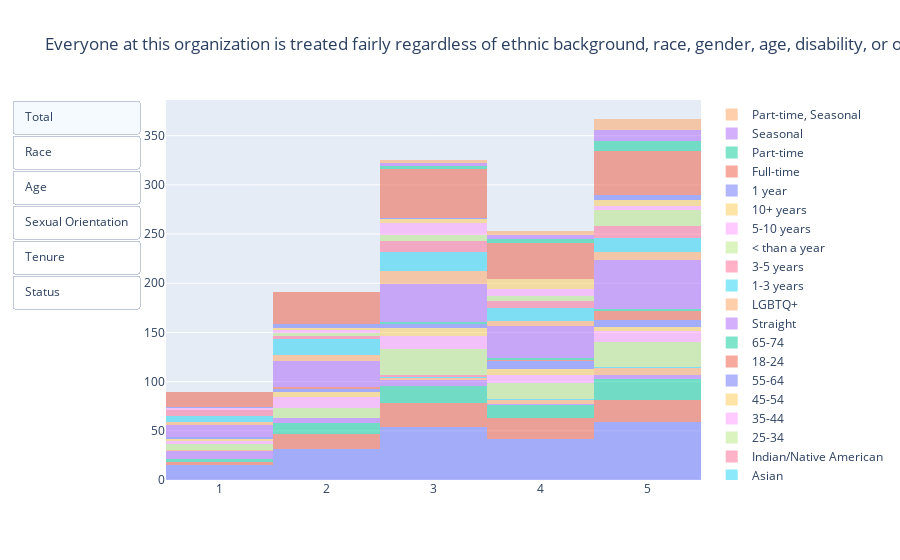

Write notebook code for a chart like this one.
### Markdown cell above
### Everyone at this organization is treated fairly regardless of ethnic background, race, gender, age, disability, or other differences not related to job performance.

### Code cell
#defining list_updatemenus
list_updatemenus = [{'label': 'Total',
                     'method': 'update',
                     'args': [{'visible': [True, False, False, False, False, False, False, False, False, False, False, False, False, False, False, False, False, False, False, False, False, False, False, False, False]}, {'title': 'Everyone at this organization is treated fairly regardless of ethnic background, race, gender, age, disability, or other differences not related to job performance.'}]},
                    {'label': 'Race',
                     'method': 'update',
                     'args': [{'visible': [False, True, True, True, True, True, True, False, False, False, False, False, False, False, False, False, False, False, False, False, False, False, False, False, False]}, {'title': 'Everyone at this organization is treated fairly regardless of ethnic background, race, gender, age, disability, or other differences not related to job performance.'}]},
                    {'label': 'Age',
                     'method': 'update',
                     'args': [{'visible': [False, False, False, False, False, False, False, True, True, True, True, True, True, False, False, False, False, False, False, False, False, False, False, False, False]}, {'title': 'Everyone at this organization is treated fairly regardless of ethnic background, race, gender, age, disability, or other differences not related to job performance.'}]},
                    {'label': 'Sexual Orientation',
                     'method': 'update',
                     'args': [{'visible': [False, False, False, False, False, False, False, False, False, False, False, False, False, True, True, False, False, False, False, False, False, False, False, False, False]}, {'title': 'Everyone at this organization is treated fairly regardless of ethnic background, race, gender, age, disability, or other differences not related to job performance.'}]},
                   {'label': 'Tenure',
                     'method': 'update',
                     'args': [{'visible': [False, False, False, False, False, False, False, False, False, False, False, False, False, False, False, True, True, True, True, True, True, False, False, False, False]}, {'title': 'Everyone at this organization is treated fairly regardless of ethnic background, race, gender, age, disability, or other differences not related to job performance.  '}]},
                   {'label': 'Status',
                     'method': 'update',
                     'args': [{'visible': [False, False, False, False, False, False, False, False, False, False, False, False, False, False, False, False, False, False, False, False, False, True, True, True, True]}, {'title': 'Everyone at this organization is treated fairly regardless of ethnic background, race, gender, age, disability, or other differences not related to job performance.  '}]}
                   ]
#defining graph objects
x_total = dei["Everyone at this organization is treated fairly regardless of ethnic background, race, gender, age, disability, or other differences not related to job performance.  "]
x_white = dei[dei['What is your race? ']=="White"]["Everyone at this organization is treated fairly regardless of ethnic background, race, gender, age, disability, or other differences not related to job performance.  "]
x_latinx = dei[dei['What is your race? ']=="Latino/Hispanic"]["Everyone at this organization is treated fairly regardless of ethnic background, race, gender, age, disability, or other differences not related to job performance.  "]
x_black = dei[dei['What is your race? ']=="Black/ African American"]["Everyone at this organization is treated fairly regardless of ethnic background, race, gender, age, disability, or other differences not related to job performance.  "]
x_two_plus = dei[dei['What is your race? ']=="Two or more Races"]["Everyone at this organization is treated fairly regardless of ethnic background, race, gender, age, disability, or other differences not related to job performance.  "]
x_asian = dei[dei['What is your race? ']=="Asian"]["Everyone at this organization is treated fairly regardless of ethnic background, race, gender, age, disability, or other differences not related to job performance.  "]
x_first_peoples = dei[dei['What is your race? ']=="Indian/ Native American"]["Everyone at this organization is treated fairly regardless of ethnic background, race, gender, age, disability, or other differences not related to job performance.  "]
x_age1 = dei[dei["What is your age?"]=="25-34"]["Everyone at this organization is treated fairly regardless of ethnic background, race, gender, age, disability, or other differences not related to job performance.  "]
x_age2 = dei[dei["What is your age?"]=="35-44"]["Everyone at this organization is treated fairly regardless of ethnic background, race, gender, age, disability, or other differences not related to job performance.  "]
x_age3 = dei[dei["What is your age?"]=="45-54"]["Everyone at this organization is treated fairly regardless of ethnic background, race, gender, age, disability, or other differences not related to job performance.  "]
x_age4 = dei[dei["What is your age?"]=="55-64"]["Everyone at this organization is treated fairly regardless of ethnic background, race, gender, age, disability, or other differences not related to job performance.  "]
x_age5 = dei[dei["What is your age?"]=="18-24"]["Everyone at this organization is treated fairly regardless of ethnic background, race, gender, age, disability, or other differences not related to job performance.  "]
x_age6 = dei[dei["What is your age?"]=="65-74"]["Everyone at this organization is treated fairly regardless of ethnic background, race, gender, age, disability, or other differences not related to job performance.  "]
x_straight = dei[dei["What is your sexual orientation?"]=="Straight"]["Everyone at this organization is treated fairly regardless of ethnic background, race, gender, age, disability, or other differences not related to job performance.  "]
x_lgbtq = dei[dei["What is your sexual orientation?"]=="LGBTQ+"]["Everyone at this organization is treated fairly regardless of ethnic background, race, gender, age, disability, or other differences not related to job performance.  "]
x_tenure1 = dei[dei["How long have you worked for FC?"]=="1-3 years"]["Everyone at this organization is treated fairly regardless of ethnic background, race, gender, age, disability, or other differences not related to job performance.  "]
x_tenure2 = dei[dei["How long have you worked for FC?"]=="3-5 years"]["Everyone at this organization is treated fairly regardless of ethnic background, race, gender, age, disability, or other differences not related to job performance.  "]
x_tenure3 = dei[dei["How long have you worked for FC?"]=="Less than a year"]["Everyone at this organization is treated fairly regardless of ethnic background, race, gender, age, disability, or other differences not related to job performance.  "]
x_tenure4 = dei[dei["How long have you worked for FC?"]=="5-10 years"]["Everyone at this organization is treated fairly regardless of ethnic background, race, gender, age, disability, or other differences not related to job performance.  "]
x_tenure5 = dei[dei["How long have you worked for FC?"]=="10+ years"]["Everyone at this organization is treated fairly regardless of ethnic background, race, gender, age, disability, or other differences not related to job performance.  "]
x_tenure6 = dei[dei["How long have you worked for FC?"]=="1 year"]["Everyone at this organization is treated fairly regardless of ethnic background, race, gender, age, disability, or other differences not related to job performance.  "]
x_status1 = dei[dei["What is your employment status?"]=="Full-time"]["Everyone at this organization is treated fairly regardless of ethnic background, race, gender, age, disability, or other differences not related to job performance.  "]
x_status2 = dei[dei["What is your employment status?"]=="Part-time"]["Everyone at this organization is treated fairly regardless of ethnic background, race, gender, age, disability, or other differences not related to job performance.  "]
x_status3 = dei[dei["What is your employment status?"]=="Seasonal"]["Everyone at this organization is treated fairly regardless of ethnic background, race, gender, age, disability, or other differences not related to job performance.  "]
x_status4 = dei[dei["What is your employment status?"]=="Part-time, Seasonal"]["Everyone at this organization is treated fairly regardless of ethnic background, race, gender, age, disability, or other differences not related to job performance.  "]
#defining data
data=[go.Histogram(x=x_total,name='  ',opacity = .5),
      go.Histogram(x=x_white,name='White',opacity = .5),
      go.Histogram(x=x_latinx,name='Latino/Hispanic',opacity = .5),
      go.Histogram(x=x_black,name='Black/African American',opacity = .5),
      go.Histogram(x=x_two_plus,name='Two or more Races',opacity = .5),
      go.Histogram(x=x_asian,name='Asian',opacity = .5),
      go.Histogram(x=x_first_peoples,name='Indian/Native American',opacity = .5),
      go.Histogram(x=x_age1,name='25-34', opacity = .5),
      go.Histogram(x=x_age2,name='35-44',opacity = .5),
      go.Histogram(x=x_age3,name='45-54',opacity = .5),
      go.Histogram(x=x_age4,name='55-64',opacity = .5),
      go.Histogram(x=x_age5,name='18-24',opacity = .5),
      go.Histogram(x=x_age6,name='65-74',opacity = .5),
      go.Histogram(x=x_straight,name='Straight',opacity = .5),
      go.Histogram(x=x_lgbtq,name='LGBTQ+',opacity = .5),
      go.Histogram(x=x_tenure1,name='1-3 years',opacity = .5),
      go.Histogram(x=x_tenure2,name='3-5 years',opacity = .5),
      go.Histogram(x=x_tenure3,name='< than a year',opacity = .5),
      go.Histogram(x=x_tenure4,name='5-10 years',opacity = .5),
      go.Histogram(x=x_tenure5,name='10+ years',opacity = .5),
      go.Histogram(x=x_tenure6,name='1 year',opacity = .5),
      go.Histogram(x=x_status1,name='Full-time',opacity = .5),
      go.Histogram(x=x_status2,name='Part-time',opacity = .5),
      go.Histogram(x=x_status2,name='Seasonal',opacity = .5),
      go.Histogram(x=x_status2,name='Part-time, Seasonal',opacity = .5)
     
     ]


#defining layout
layout=go.Layout(title='Everyone at this organization is treated fairly regardless of ethnic background, race, gender, age, disability, or other differences not related to job performance.',updatemenus=list([dict(buttons= list_updatemenus,type = 'buttons')]),barmode='stack')

#defining layout and plotting
fig = go.Figure(data,layout)
fig.show()

### Figure 1 — Plotly figure (JSON) as saved in the notebook; plotly's stock layout.template omitted (floating-point values rounded to 4 significant figures; data arrays with more than 128 entries replaced by an {"elided": "..."} marker saying what was removed)
{"data": [{"name": "  ", "opacity": 0.5, "type": "histogram", "x": {"elided": "205 int values"}}, {"name": "White", "opacity": 0.5, "type": "histogram", "x": [1, 3, 2, 1, 2, 3, 2, 1, 3, 2, 3, 2, 2, 2, 3, 2, 4, 2, 5, 2, 3, 3, 2, 5, 2, 3, 2, 3, 3, 2, 3, 3, 4, 4, 4, 3, 4, 3, 3, 4, 4, 4, 4, 3, 3, 3, 3, 3, 5, 5, 3, 5, 2, 3, 4, 4, 5, 4, 4, 4, 5, 4, 5, 5, 5, 5, 5, 4, 5, 5, 4, 5, 4, null, 5, 5, 5, 3, 3, 5, 5, 4, 4, 4, 5, 5]}, {"name": "Latino/Hispanic", "opacity": 0.5, "type": "histogram", "x": [1, null, 1, 2, 2, 5, 2, 4, 2, 4, 2, 3, 1, 5, 3, 2, 2, 2, 3, 3, 2, 3, 4, 4, 4, 2, 3, 3, 3, 3, 3, 2, 4, 3, 4, 3, 5, 4, 4, 5, 4, 3, 4, 5, 4, 4, 3, 3, 5, 5, 5, 5, 3, 5, 5, 5, 5, 3, 5, 5, 5, 5, 3, 5, 5, 5, 5, 5]}, {"name": "Black/African American", "opacity": 0.5, "type": "histogram", "x": [1, 1, 1, 1, 1, 2, 2, 1, 1, 3, 2, 2, 2, 1, 3, 3, 3, 5, 3, 4, 5, 5, 3, 5]}, {"name": "Two or more Races", "opacity": 0.5, "type": "histogram", "x": [1, 3, 4, 4, 4, 3, 5, 5, 4, 5, 5, 5, 5, null, 5]}, {"name": "Asian", "opacity": 0.5, "type": "histogram", "x": [3, 5, 4]}, {"name": "Indian/Native American", "opacity": 0.5, "type": "histogram", "x": [3, 3]}, {"name": "25-34", "opacity": 0.5, "type": "histogram", "x": [3, 4, 1, 1, 3, 2, 2, 3, 5, 5, 3, 5, 1, 1, 4, 4, 3, 2, 3, 3, 3, 4, 4, 3, 3, 2, 4, 5, 5, 4, 4, 3, 3, 5, 5, 5, 5, 5, 5, 5, 5, 5, 1, 4, 3, 5, 5, null, 5, 2, 1, 2, 1, 3, 2, 3, 2, 2, 2, 5, 3, 3, 4, 3, 4, 4, 3, 3, 3, 3, 3, 5, 4, 4, 5, 4, 4, 5, 5, 5, 5, 4, 5, 3, 3, 3]}, {"name": "35-44", "opacity": 0.5, "type": "histogram", "x": [4, 2, 2, 1, 3, 3, null, 2, 2, 5, 2, 1, 5, 2, 2, 2, 3, 3, 4, 3, 3, 5, 4, 5, 3, 5, 3, 5, 3, 4, 1, 3, 2, 2, 4, 5, 3, 2, 4, 3, 4, 5, 3, 5, 5, 4, 5]}, {"name": "45-54", "opacity": 0.5, "type": "histogram", "x": [1, 1, 5, 3, 3, 2, 3, 3, 4, 4, 4, 5, 3, 3, 2, 3, 2, 3, 2, 3, 4, 4, 2, 4, 5, 5, null, 5]}, {"name": "55-64", "opacity": 0.5, "type": "histogram", "x": [1, 2, 1, 3, 5, 2, 4, 4, 5, 4, 5, 2, 3, 3, 3, 4, 5, 4, 4, 5, 5, 4, 4, 5, 2]}, {"name": "18-24", "opacity": 0.5, "type": "histogram", "x": [5, 2, 5, 5, 5, 5, 5, 5, 2, 4, 5, 5]}, {"name": "65-74", "opacity": 0.5, "type": "histogram", "x": [4, 3, 3, 5, 4, 5]}, {"name": "Straight", "opacity": 0.5, "type": "histogram", "x": {"elided": "161 int values"}}, {"name": "LGBTQ+", "opacity": 0.5, "type": "histogram", "x": [3, 3, 1, 5, 3, 2, 3, 3, 5, 5, 5, 1, 3, 2, 3, 1, 2, 2, 2, 2, 3, 4, 4, 3, 4, 4, 3, 3, 5, 3, 4, 5, 5, 5, 3]}, {"name": "1-3 years", "opacity": 0.5, "type": "histogram", "x": [4, 3, 5, 4, 1, 1, 1, 1, 1, 2, 3, 3, 3, 3, 5, 1, 2, 2, 5, 4, 3, 3, 4, 2, 3, 3, 2, 3, 4, 5, 4, 3, 5, 5, 3, 5, 5, 4, 4, 5, null, 2, 2, 3, 2, 3, 2, 3, 2, 2, 2, 5, 2, 2, 3, 3, 4, 4, 3, 3, 2, 4, 4, 5, 5, 3, 5, 4, 5, 2]}, {"name": "3-5 years", "opacity": 0.5, "type": "histogram", "x": [1, 1, 2, 2, 5, 3, null, 2, 3, 5, 4, 5, 3, 5, 3, 3, 5, 5, 5, 1, 1, 3, 1, 1, 3, 3, 4, 4, 4, 3, 3, 5, 3, 5, 4, 4, 5, 5, 4, 5]}, {"name": "< than a year", "opacity": 0.5, "type": "histogram", "x": [3, 2, 4, 5, 5, 5, 5, 5, 5, 5, 3, 5, 5, 5, 5, 2, 2, 3, 4, 3, 3, 5, 4, 4, 5, 5, 5, 4, null, 5, 3, 5]}, {"name": "5-10 years", "opacity": 0.5, "type": "histogram", "x": [2, 1, 5, 5, 5, 3, 1, 2, 3, 3, 4, 4, 3, 3, 4, 3, 3, 4, 3, 2, 4, 3, 3, 3, 3, 5, 4, 4]}, {"name": "10+ years", "opacity": 0.5, "type": "histogram", "x": [4, 3, 4, 2, 2, 3, 3, 4, 4, 4, 5, 5, 4, 4, 2, 3, 4, 4, 5, 5, 4, 5, 5]}, {"name": "1 year", "opacity": 0.5, "type": "histogram", "x": [2, 2, 1, 2, 5, 5, 5, 5, 2, 5, 3]}, {"name": "Full-time", "opacity": 0.5, "type": "histogram", "x": {"elided": "180 int values"}}, {"name": "Part-time", "opacity": 0.5, "type": "histogram", "x": [5, 4, 3, 5, 5, 5, 5, 5, 5, 4, 3, 5, 5, null, 5, 3, 5, 4, 4]}, {"name": "Seasonal", "opacity": 0.5, "type": "histogram", "x": [5, 4, 3, 5, 5, 5, 5, 5, 5, 4, 3, 5, 5, null, 5, 3, 5, 4, 4]}, {"name": "Part-time, Seasonal", "opacity": 0.5, "type": "histogram", "x": [5, 4, 3, 5, 5, 5, 5, 5, 5, 4, 3, 5, 5, null, 5, 3, 5, 4, 4]}], "layout": {"barmode": "stack", "title": {"text": "Everyone at this organization is treated fairly regardless of ethnic background, race, gender, age, disability, or other differences not related to job performance."}, "updatemenus": [{"buttons": [{"args": [{"visible": [true, false, false, false, false, false, false, false, false, false, false, false, false, false, false, false, false, false, false, false, false, false, false, false, false]}, {"title": "Everyone at this organization is treated fairly regardless of ethnic background, race, gender, age, disability, or other differences not related to job performance."}], "label": "Total", "method": "update"}, {"args": [{"visible": [false, true, true, true, true, true, true, false, false, false, false, false, false, false, false, false, false, false, false, false, false, false, false, false, false]}, {"title": "Everyone at this organization is treated fairly regardless of ethnic background, race, gender, age, disability, or other differences not related to job performance."}], "label": "Race", "method": "update"}, {"args": [{"visible": [false, false, false, false, false, false, false, true, true, true, true, true, true, false, false, false, false, false, false, false, false, false, false, false, false]}, {"title": "Everyone at this organization is treated fairly regardless of ethnic background, race, gender, age, disability, or other differences not related to job performance."}], "label": "Age", "method": "update"}, {"args": [{"visible": [false, false, false, false, false, false, false, false, false, false, false, false, false, true, true, false, false, false, false, false, false, false, false, false, false]}, {"title": "Everyone at this organization is treated fairly regardless of ethnic background, race, gender, age, disability, or other differences not related to job performance."}], "label": "Sexual Orientation", "method": "update"}, {"args": [{"visible": [false, false, false, false, false, false, false, false, false, false, false, false, false, false, false, true, true, true, true, true, true, false, false, false, false]}, {"title": "Everyone at this organization is treated fairly regardless of ethnic background, race, gender, age, disability, or other differences not related to job performance.  "}], "label": "Tenure", "method": "update"}, {"args": [{"visible": [false, false, false, false, false, false, false, false, false, false, false, false, false, false, false, false, false, false, false, false, false, true, true, true, true]}, {"title": "Everyone at this organization is treated fairly regardless of ethnic background, race, gender, age, disability, or other differences not related to job performance.  "}], "label": "Status", "method": "update"}], "type": "buttons"}]}}
